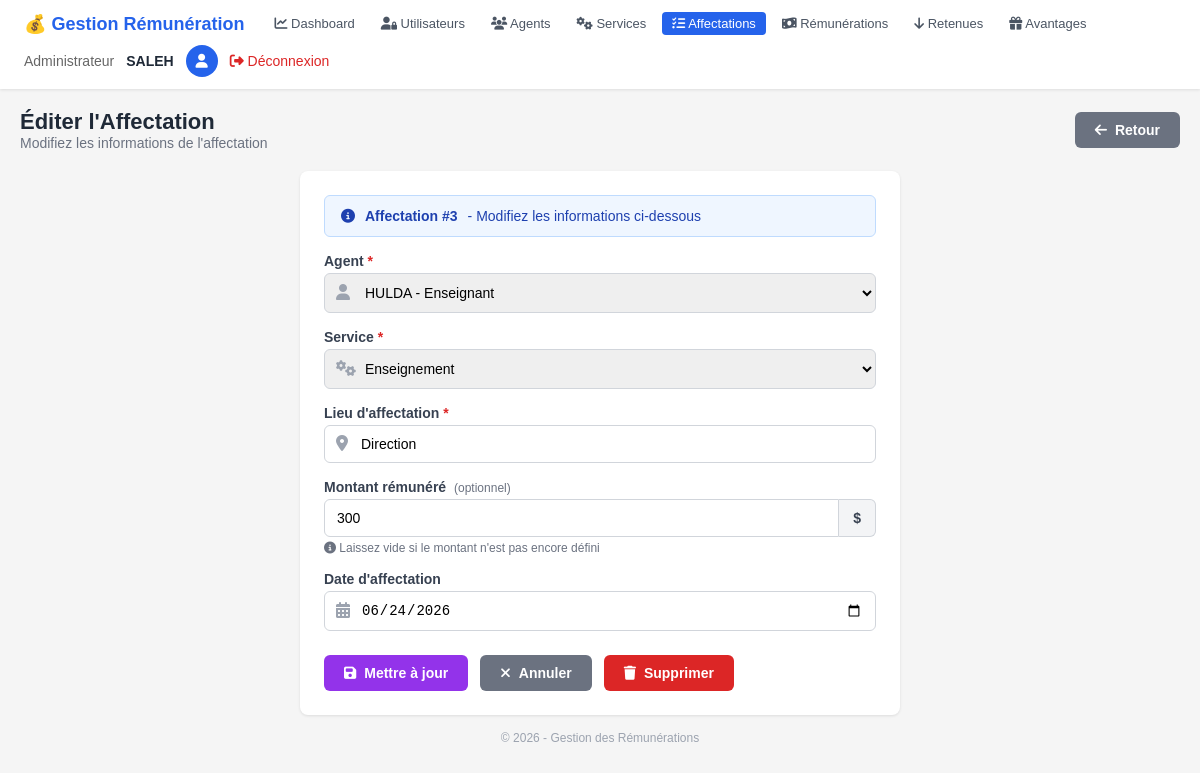
The app's page /pages/affectations/add.php?id=3 (signed in) with its own data.
### tables this page shows
CREATE TABLE `affectation` (
  `id` int(11) NOT NULL,
  `id_agent` int(11) NOT NULL,
  `id_service` int(11) NOT NULL,
  `lieu_affectation` varchar(150) DEFAULT NULL,
  `montant_remunerer` float NOT NULL,
  `date_affectation` date DEFAULT NULL
);

CREATE TABLE `agent` (
  `id_agent` int(11) NOT NULL,
  `nom_complet` varchar(150) NOT NULL,
  `adresse` varchar(255) DEFAULT NULL,
  `date_naissance` date DEFAULT NULL,
  `telephone` varchar(20) DEFAULT NULL,
  `profil` varchar(100) DEFAULT NULL,
  `lieu_naissance` varchar(100) DEFAULT NULL,
  `fonction` varchar(100) DEFAULT NULL
);

CREATE TABLE `service` (
  `id` int(11) NOT NULL,
  `designation` varchar(150) NOT NULL,
  `description` text DEFAULT NULL
);

### Classes/Affectation.php (called while the page is built, shortened)
<?php
require_once __DIR__ . '/../Config/Database.php';
class Affectation {
    private $id;
    private $id_agent;
    private $id_service;
    private $lieu_affectation;
    private $montant_remunerer;
    private $date_affectation;
    public function __construct(
        $id_agent = null,
        $id_service = null,
        $lieu_affectation = null,
        $montant_remunerer = null,
        $date_affectation = null,
        $id = null
    ) {
        $this->id = $id;
        $this->id_agent = $id_agent;
        $this->id_service = $id_service;
        $this->lieu_affectation = $lieu_affectation;
        $this->montant_remunerer = $montant_remunerer;
        $this->date_affectation = $date_affectation;
    }
    public function getId() { return $this->id; }
    public function getIdAgent() { return $this->id_agent; }
    public function getIdService() { return $this->id_service; }
    public function getLieuAffectation() { return $this->lieu_affectation; }
    public function getMontantRemunerer() { return $this->montant_remunerer; }
    public function getDateAffectation() { return $this->date_affectation; }
    public static function getById($id) {
        $db = Database::getInstance();
        $sql = "SELECT * FROM affectation WHERE id = :id";
        try {
            $stmt = $db->prepare($sql);
            $stmt->bindParam(':id', $id);
            $stmt->execute();
            if ($stmt->rowCount() > 0) {
                $row = $stmt->fetch(PDO::FETCH_ASSOC);
                return new self(
                    $row['id_agent'],
                    $row['id_service'],
                    $row['lieu_affectation'],
                    $row['montant_remunerer'],
                    $row['date_affectation'],
                    $row['id']
                );
            }
            return null;
        } catch (PDOException $e) {
            error_log("Erreur lors de la récupération de l'affectation : " . $e->getMessage());
            return null;
        }
    }
}
?>

### Config/Database.php (called while the page is built, shortened)
<?php
class Database {
    private static $host = 'localhost';
    private static $db_name = 'gestion_remuneration';
    private static $user = 'root';
    private static $password = '';
    private static $conn;
    public static function connect() {
        self::$conn = null;
        try {
            $dsn = 'mysql:host=' . self::$host . ';dbname=' . self::$db_name . ';charset=utf8';
            self::$conn = new PDO($dsn, self::$user, self::$password);
            self::$conn->setAttribute(PDO::ATTR_ERRMODE, PDO::ERRMODE_EXCEPTION);
        } catch (PDOException $e) {
            die('Erreur de connexion : ' . $e->getMessage());
        }
        return self::$conn;
    }
    public static function getInstance() {
        return self::$conn;
    }
}
?>

### Classes/Agent.php (called while the page is built, shortened)
<?php
require_once __DIR__ . '/../Config/Database.php';
class Agent {
    private $id_agent;
    private $nom_complet;
    private $fonction;
    public function __construct(
        $nom_complet = null,
        $adresse = null,
        $date_naissance = null,
        $telephone = null,
        $profil = null,
        $lieu_naissance = null,
        $fonction = null,
        $id_agent = null
    ) {
        $this->id_agent = $id_agent;
        $this->nom_complet = $nom_complet;
        $this->fonction = $fonction;
    }
    public function getIdAgent() { return $this->id_agent; }
    public function getNomComplet() { return $this->nom_complet; }
    public function getFonction() { return $this->fonction; }
    public static function getAll($search = '') {
        $db = Database::getInstance();
        $sql = "SELECT * FROM agent";
        $params = [];
        $sql .= " ORDER BY nom_complet";
        try {
            $stmt = $db->prepare($sql);
            $stmt->execute();
            $agents = [];
            while ($row = $stmt->fetch(PDO::FETCH_ASSOC)) {
                $agents[] = new self(
                    $row['nom_complet'],
                    $row['adresse'],
                    $row['date_naissance'],
                    $row['telephone'],
                    $row['profil'],
                    $row['lieu_naissance'],
                    $row['fonction'],
                    $row['id_agent']
                );
            }
            return $agents;
        } catch (PDOException $e) {
            error_log("Erreur lors de la récupération des agents : " . $e->getMessage());
            return [];
        }
    }
}
?>

### Classes/Service.php (called while the page is built, shortened)
<?php
require_once __DIR__ . '/../Config/Database.php';
class Service {
    private $id;
    private $designation;
    public function __construct(
        $designation = null,
        $description = null,
        $id = null
    ) {
        $this->id = $id;
        $this->designation = $designation;
    }
    public function getId() { return $this->id; }
    public function getDesignation() { return $this->designation; }
    public static function getAll($search = '') {
        $db = Database::getInstance();
        $sql = "SELECT * FROM service";
        $params = [];
        $sql .= " ORDER BY designation";
        try {
            $stmt = $db->prepare($sql);
            $stmt->execute();
            $services = [];
            while ($row = $stmt->fetch(PDO::FETCH_ASSOC)) {
                $services[] = new self(
                    $row['designation'],
                    $row['description'],
                    $row['id']
                );
            }
            return $services;
        } catch (PDOException $e) {
            error_log("Erreur lors de la récupération des services : " . $e->getMessage());
            return [];
        }
    }
}
?>

### pages/affectations/add.php (the view, shortened to what this page needs)
<?php
require_once __DIR__ . '/../../Config/Database.php';
require_once __DIR__ . '/../../Classes/Affectation.php';
require_once __DIR__ . '/../../Classes/Agent.php';
require_once __DIR__ . '/../../Classes/Service.php';
$affectation = null;
$is_edit = false;
$title = "Ajouter une Affectation";
$button_text = "Ajouter";
$error = null;
$agents = Agent::getAll();
$services = Service::getAll();
if (isset($_GET['id'])) {
    $is_edit = true;
    $affectation = Affectation::getById($_GET['id']);
    $title = "Éditer l'Affectation";
    $button_text = "Mettre à jour";
}
$role = $_SESSION['user_role'] ?? 'Invité';
$username = $_SESSION['nom'] ?? $_SESSION['username'] ?? 'Utilisateur';
?>
<!DOCTYPE html>
<html lang="fr">
<head>
    <link rel="stylesheet" href="https://cdnjs.cloudflare.com/ajax/libs/font-awesome/6.4.0/css/all.min.css">
</head>
<body>
<div class="header">
    <div class="header-left">
        <h1>💰 Gestion Rémunération</h1>
        <div class="nav-links">
            <a href="../../Dashboard.php"><i class="fas fa-chart-line"></i> Dashboard</a>
            <?php if ($role === 'Administrateur'): ?>
            <a href="../../pages/utilisateurs/index.php"><i class="fas fa-user-lock"></i> Utilisateurs</a>
            <?php endif; ?>
            <a href="../../pages/agents/index.php"><i class="fas fa-users"></i> Agents</a>
            <a href="../../pages/services/index.php"><i class="fas fa-cogs"></i> Services</a>
            <a href="index.php" class="active"><i class="fas fa-tasks"></i> Affectations</a>
            <a href="../../pages/remunerations/index.php"><i class="fas fa-money-bill-wave"></i> Rémunérations</a>
            <a href="../../pages/retenues/index.php"><i class="fas fa-arrow-down"></i> Retenues</a>
            <a href="../../pages/avantages/index.php"><i class="fas fa-gift"></i> Avantages</a>
        </div>
    </div>
    <div class="header-right">
        <span class="role"><?php echo htmlspecialchars($role); ?></span>
        <span class="username"><?php echo htmlspecialchars($username); ?></span>
        <div class="avatar"><i class="fas fa-user"></i></div>
        <a href="../../logout.php" class="logout"><i class="fas fa-sign-out-alt"></i> Déconnexion</a>
    </div>
</div>
<div class="container">
    <div class="top">
        <div>
            <h2><?php echo $title; ?></h2>
            <p><?php echo $is_edit ? 'Modifiez les informations de l\'affectation' : 'Ajoutez une nouvelle affectation'; ?></p>
        </div>
        <a href="index.php" class="btn btn-secondary"><i class="fas fa-arrow-left"></i> Retour</a>
    </div>
    <div class="card">
        <?php if ($is_edit): ?>
        <div class="info-box">
            <i class="fas fa-info-circle"></i>
            <span class="label">Affectation #<?php echo $affectation->getId(); ?></span>
            - Modifiez les informations ci-dessous
        </div>
        <?php endif; ?>
        <form method="POST">
            <div class="form-group">
                <label>Agent <span class="required">*</span></label>
                <div class="input-icon">
                    <span class="icon"><i class="fas fa-user"></i></span>
                    <select name="id_agent" class="form-control <?php echo $error ? 'error' : ''; ?>" required>
                        <?php if (!empty($agents)): ?>
                            <?php foreach ($agents as $agent): ?>
                            <option value="<?php echo $agent->getIdAgent(); ?>" <?php echo ($affectation && $affectation->getIdAgent() == $agent->getIdAgent()) ? 'selected' : ''; ?>>
                                <?php echo htmlspecialchars($agent->getNomComplet() . ' - ' . $agent->getFonction()); ?>
                            </option>
                            <?php endforeach; ?>
                        <?php else: ?>
                            <option value="" disabled>Aucun agent disponible</option>
                        <?php endif; ?>
                    </select>
                </div>
            </div>
            <div class="form-group">
                <label>Service <span class="required">*</span></label>
                <div class="input-icon">
                    <span class="icon"><i class="fas fa-cogs"></i></span>
                    <select name="id_service" class="form-control <?php echo $error ? 'error' : ''; ?>" required>
                        <?php if (!empty($services)): ?>
                            <?php foreach ($services as $service): ?>
                            <option value="<?php echo $service->getId(); ?>" <?php echo ($affectation && $affectation->getIdService() == $service->getId()) ? 'selected' : ''; ?>>
                                <?php echo htmlspecialchars($service->getDesignation()); ?>
                            </option>
                            <?php endforeach; ?>
                        <?php else: ?>
                            <option value="" disabled>Aucun service disponible</option>
                        <?php endif; ?>
                    </select>
                </div>
            </div>
            <div class="form-group">
                <label>Lieu d'affectation <span class="required">*</span></label>
                <div class="input-icon">
                    <span class="icon"><i class="fas fa-map-marker-alt"></i></span>
                    <input type="text" name="lieu_affectation" class="form-control <?php echo $error ? 'error' : ''; ?>"
                           value="<?php echo $affectation ? htmlspecialchars($affectation->getLieuAffectation()) : ''; ?>"
                           placeholder="Ex: Service Technique, Direction, Bureau Principal..." required>
                </div>
            </div>
            <div class="form-group">
                <label>Montant rémunéré <span class="hint">(optionnel)</span></label>
                <div class="input-group">
                    <input type="number" name="montant_remunerer" class="form-control <?php echo $error ? 'error' : ''; ?>"
                           value="<?php echo $affectation && $affectation->getMontantRemunerer() !== null ? $affectation->getMontantRemunerer() : ''; ?>"
                           placeholder="Ex: 1500.00" step="0.01" min="0">
                    <span class="input-group-text">$</span>
                </div>
                <span class="montant-example">
                    <i class="fas fa-info-circle"></i> Laissez vide si le montant n'est pas encore défini
                </span>
            </div>
            <div class="form-group">
                <label>Date d'affectation</label>
                <div class="input-icon">
                    <span class="icon"><i class="fas fa-calendar-alt"></i></span>
                    <input type="date" name="date_affectation" class="form-control"
                           value="<?php echo $affectation ? $affectation->getDateAffectation() : date('Y-m-d'); ?>">
                </div>
            </div>
            <div class="flex gap-3 mt-6">
                <button type="submit" class="btn btn-purple">
                    <i class="fas fa-save"></i> <?php echo $button_text; ?>
                </button>
                <a href="index.php" class="btn btn-secondary">
                    <i class="fas fa-times"></i> Annuler
                </a>
                <?php if ($is_edit): ?>
                <a href="delete.php?id=<?php echo $affectation->getId(); ?>" class="btn btn-danger"
                   onclick="return confirm('Êtes-vous sûr de vouloir supprimer cette affectation ?')">
                    <i class="fas fa-trash"></i> Supprimer
                </a>
                <?php endif; ?>
            </div>
        </form>
    </div>
    <div class="mt-4 text-center text-xs text-gray-400">
        © <?php echo date('Y'); ?> - Gestion des Rémunérations
    </div>
</div>
</body>
</html>

### records on screen
affectation: id "3", id_agent "HULDA - Enseignant", id_service "Enseignement", lieu_affectation "Direction", montant_remunerer "300", date_affectation "06/24/2026"

### other values on screen
$role "Administrateur"
$username "SALEH"
$title "Éditer l'Affectation"
$button_text "Mettre à jour"
